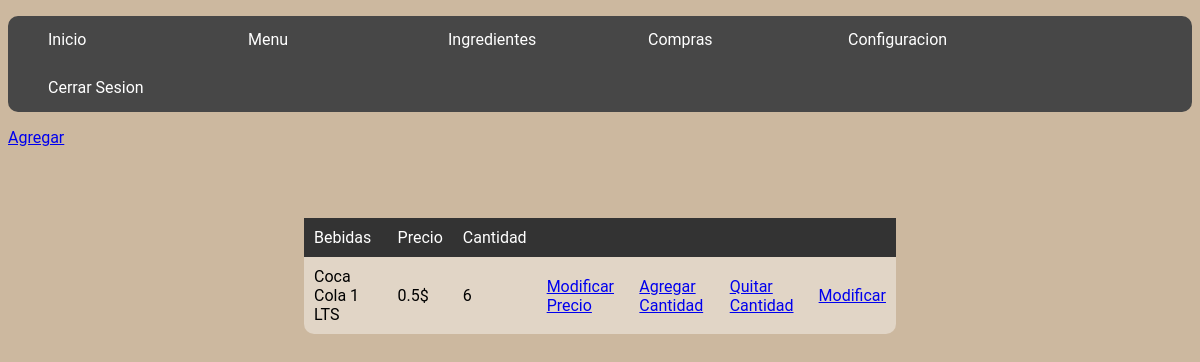
/bebidas/bebidasV.php (signed in), run on the app's committed database.
### tables this page shows
CREATE TABLE `bebidas` (
  `id` int(255) NOT NULL,
  `bebida` varchar(255) NOT NULL,
  `precio` varchar(255) NOT NULL,
  `cantidad` int(255) NOT NULL
);

### bebidas/bebidasV.php (the view, shortened to what this page needs)
<?php
$privilegio=$_SESSION["privilegio"];
?>
<!DOCTYPE html>
<html>
<head>
</head>
<body>
<?php if ($privilegio == 1) {
?>
<nav>
	<ul>
		<li><a href="">Inicio</a></li>
		<li><a href="">Menu</a>
		</li>
		<li><a href="../ingredientes/ingredientesV.php">Ingredientes</a></li>
		<li><a href="../compras/admin/comprasV.php">Compras</a></li>
		<li><a href="">Configuracion</a>
		</li>
		<li><a href="../desloguear.php">Cerrar Sesion</a></li>
	</ul>
</nav>
<?php }?>
<?php if ($privilegio==1) {
?>
<a href="/empanadas/bebidas/bebidaR.php">Agregar</a>
<?php }else{}?>
<table>
	<thead>
		<td>Bebidas</td>
		<td>Precio</td>
		<td>Cantidad</td>
		<td></td>
		<td></td>
		<td></td>
		<td></td>
	</thead>
<?php
        $conexion=mysqli_connect('localhost','root','','empanadas');
        $sql="SELECT * FROM bebidas";
        $result=mysqli_query($conexion,$sql);
        while($mostrar=mysqli_fetch_array($result)){
            $id = $mostrar['id'];
         ?>
<div class="relleno">
<tr>
	<td><?php echo $mostrar['bebida'] ?></td>
	<td><?php echo $mostrar['precio'] ?>$</td>
	<td><?php echo $mostrar['cantidad'] ?></td>
	<?php if ($privilegio == 1) {
	?>
	<td><?php echo"<a href='bebidasMP1.php?id=$id'>Modificar Precio</a>";?></td>
	<td><?php echo"<a href='bebidasA1.php?id=$id'>Agregar Cantidad</a>";?></td>
    <td><?php echo"<a href='bebidasQ1.php?id=$id'>Quitar Cantidad</a>";?></td>
    <td><?php echo"<a href='bebidasM1.php?id=$id'>Modificar</a>";?></td>
    <?php }else{} ?>
</tr>
</div>
<?php
}
?>
</table>
</body>
</html>

### bebidas/bebidasV.php (style rules this page uses)
body { background: url(../img/bgg.png); font-family: 'Roboto'; }
nav ul { list-style: none; padding: 0; border-radius: 10px; }
nav li { line-height: 3rem; position: relative; width: 200px; }
nav a { color: #fff; display: block; padding: 0 2.5em; text-decoration: none; transition: .5s; }
nav > ul { background: #474747; display: table; width: 100%; }
nav > ul > li { float: left; }
table { background: rgba(255, 255, 255, 0.4); text-align: left; border-collapse: collapse; width: 50%; transition: all .5s ease; margin: 6% auto; border-radius: 10px; }
td, tr { padding: 10px; }
thead { background-color: #333; color: white; }

### data on the page
bebidas: bebida "Coca Cola 1 LTS", precio "0.5", cantidad "6"
